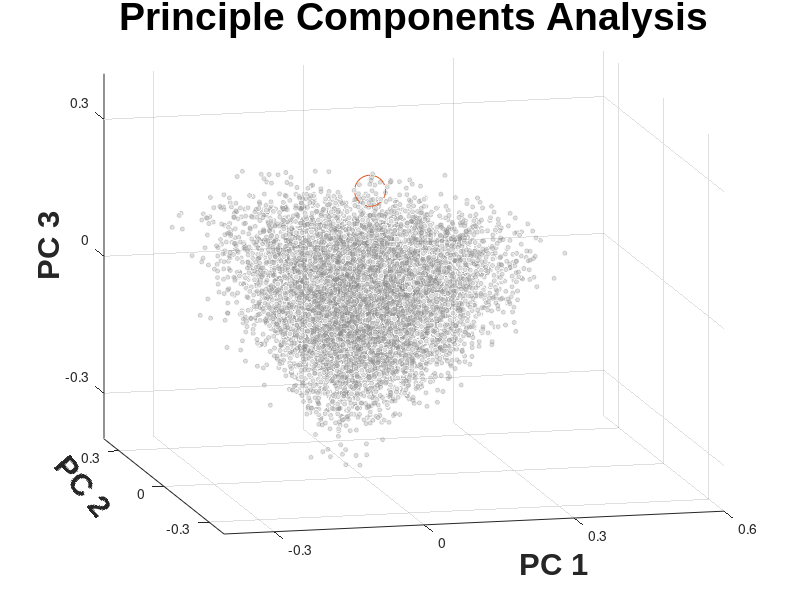

MATLAB code to generate this figure:

clear
close all

%% AR, ESR1, and KIT

pca = csvread('totPCA.csv');
pca_obs = csvread('totPCAobs.csv');

figure
scatter3(pca(:,1),pca(:,2),pca(:,3),10,[0.5 0.5 0.5],'MarkerEdgeAlpha',0.25,'MarkerFaceColor',[0.5 0.5 0.5],'MarkerFaceAlpha',0.25)
hold on
scatter3(pca_obs(:,1),pca_obs(:,2),-pca_obs(:,3),500,'r.')
scatter3(0,0,0,'k+')
xlabel('PC 1','FontSize',22,'FontWeight','bold','FontName','Arial')
ylabel('PC 2','FontSize',22,'FontWeight','bold','FontName','Arial')
zlabel('PC 3','FontSize',22,'FontWeight','bold','FontName','Arial')
view(-13.5,15)
set(get(gca,'ylabel'), 'Rotation',-50)
set(get(gca,'xlabel'), 'Rotation',0)
set(gcf,'Position',[50 50 650 600])

xticks([-0.3 0 0.3 0.6])
yticks([-0.3 0 0.3])
zticks([-0.3 0 0.3])

title('Principle Components Analysis','FontSize',28,'FontWeight','bold','FontName','Arial')

% %% ABL
% 
% pca = csvread('ABLPCA.csv');
% pca_obs = csvread('ABLPCAobs.csv');
% 
% figure
% scatter3(pca(:,1),pca(:,2),pca(:,3),[],[0.5 0.5 0.5],'MarkerEdgeAlpha',0.25,'MarkerFaceColor',[0.5 0.5 0.5],'MarkerFaceAlpha',0.25)
% hold on
% scatter3(pca_obs(:,1),pca_obs(:,2),pca_obs(:,3),1000,'r.')
% scatter3(0,0,0,'+')
% xlabel('Principle Component 1')
% ylabel('Principle Component 2')
% zlabel('Principle Component 3')
% 
% %% EGFR
% 
% pca = csvread('EGFRPCA.csv');
% pca_obs = csvread('EGFRPCAobs.csv');
% 
% figure
% scatter3(pca(:,1),pca(:,2),pca(:,3),[],[0.5 0.5 0.5],'MarkerEdgeAlpha',0.25,'MarkerFaceColor',[0.5 0.5 0.5],'MarkerFaceAlpha',0.25)
% hold on
% scatter3(pca_obs(:,1),pca_obs(:,2),pca_obs(:,3),1000,'r.')
% xlabel('Principle Component 1')
% ylabel('Principle Component 2')
% zlabel('Principle Component 3')